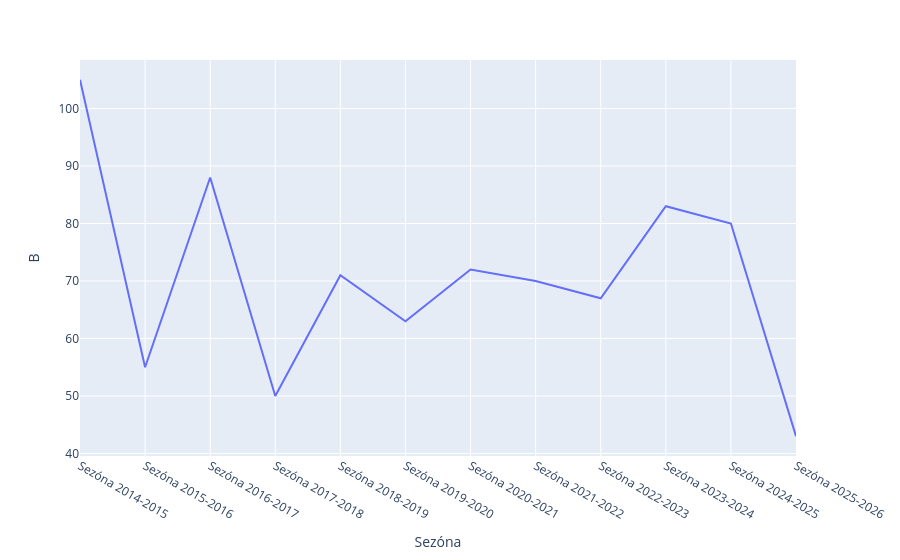

Notebook code for this chart:
### Code cell
fig = px.line(data_hockey[data_hockey["Tým"] == "HC VERVA Litvínov"], x = "Sezóna", y= "B")
fig.show()

### Figure 1 — Plotly figure (JSON) as saved in the notebook; plotly's stock layout.template omitted (floating-point values rounded to 4 significant figures)
{"data": [{"hovertemplate": "Sezóna=%{x}<br>B=%{y}<extra></extra>", "legendgroup": "", "line": {"color": "#636efa", "dash": "solid"}, "marker": {"symbol": "circle"}, "mode": "lines", "name": "", "orientation": "v", "showlegend": false, "type": "scatter", "x": ["Sezóna 2014-2015", "Sezóna 2015-2016", "Sezóna 2016-2017", "Sezóna 2017-2018", "Sezóna 2018-2019", "Sezóna 2019-2020", "Sezóna 2020-2021", "Sezóna 2021-2022", "Sezóna 2022-2023", "Sezóna 2023-2024", "Sezóna 2024-2025", "Sezóna 2025-2026"], "xaxis": "x", "y": [105, 55, 88, 50, 71, 63, 72, 70, 67, 83, 80, 43], "yaxis": "y"}], "layout": {"legend": {"tracegroupgap": 0}, "margin": {"t": 60}, "xaxis": {"anchor": "y", "domain": [0, 1], "title": {"text": "Sezóna"}}, "yaxis": {"anchor": "x", "domain": [0, 1], "title": {"text": "B"}}}}
